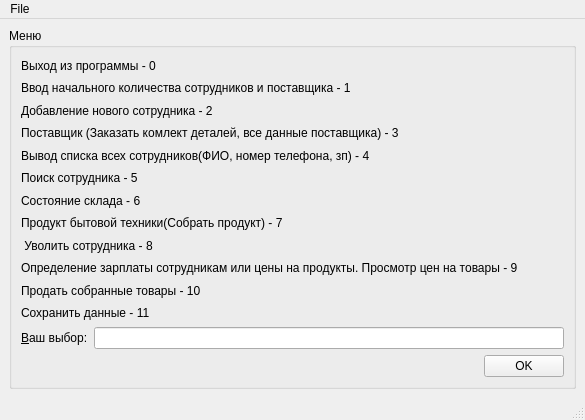
<?xml version="1.0" encoding="UTF-8"?>
<ui version="4.0">
 <class>MainWindow</class>
 <widget class="QMainWindow" name="MainWindow">
  <property name="geometry">
   <rect>
    <x>0</x>
    <y>0</y>
    <width>585</width>
    <height>420</height>
   </rect>
  </property>
  <property name="minimumSize">
   <size>
    <width>585</width>
    <height>420</height>
   </size>
  </property>
  <property name="maximumSize">
   <size>
    <width>16777215</width>
    <height>16777215</height>
   </size>
  </property>
  <property name="windowTitle">
   <string>MainWindow</string>
  </property>
  <widget class="QWidget" name="centralwidget">
   <layout class="QGridLayout" name="gridLayout_15">
    <item row="0" column="0">
     <widget class="QGroupBox" name="Menu">
      <property name="title">
       <string>Меню</string>
      </property>
      <layout class="QGridLayout" name="gridLayout_2">
       <item row="0" column="0">
        <layout class="QVBoxLayout" name="verticalLayout">
         <item>
          <layout class="QVBoxLayout" name="verticalLayout_2">
           <item>
            <widget class="QLabel" name="label">
             <property name="text">
              <string>Выход из программы - 0</string>
             </property>
            </widget>
           </item>
           <item>
            <widget class="QLabel" name="label_2">
             <property name="text">
              <string>Ввод начального количества сотрудников и поставщика - 1</string>
             </property>
            </widget>
           </item>
           <item>
            <widget class="QLabel" name="label_3">
             <property name="text">
              <string>Добавление нового сотрудника - 2</string>
             </property>
            </widget>
           </item>
           <item>
            <widget class="QLabel" name="label_4">
             <property name="text">
              <string>Поставщик (Заказать комлект деталей, все данные поставщика) - 3</string>
             </property>
            </widget>
           </item>
           <item>
            <widget class="QLabel" name="label_5">
             <property name="text">
              <string>Вывод списка всех сотрудников(ФИО, номер телефона, зп) - 4</string>
             </property>
            </widget>
           </item>
           <item>
            <widget class="QLabel" name="label_6">
             <property name="text">
              <string>Поиск сотрудника - 5</string>
             </property>
            </widget>
           </item>
           <item>
            <widget class="QLabel" name="label_7">
             <property name="text">
              <string>Состояние склада - 6</string>
             </property>
            </widget>
           </item>
           <item>
            <widget class="QLabel" name="label_8">
             <property name="text">
              <string>Продукт бытовой техники(Cобрать продукт) - 7</string>
             </property>
            </widget>
           </item>
           <item>
            <widget class="QLabel" name="label_9">
             <property name="text">
              <string> Уволить сотрудника - 8</string>
             </property>
            </widget>
           </item>
           <item>
            <widget class="QLabel" name="label_10">
             <property name="text">
              <string>Определение зарплаты сотрудникам или цены на продукты. Просмотр цен на товары - 9</string>
             </property>
            </widget>
           </item>
           <item>
            <widget class="QLabel" name="label_11">
             <property name="text">
              <string>Продать собранные товары - 10</string>
             </property>
            </widget>
           </item>
           <item>
            <widget class="QLabel" name="label_13">
             <property name="text">
              <string>Сохранить данные - 11</string>
             </property>
            </widget>
           </item>
          </layout>
         </item>
         <item>
          <layout class="QHBoxLayout" name="horizontalLayout">
           <item>
            <widget class="QLabel" name="state_menu_label">
             <property name="text">
              <string>&amp;Ваш выбор:</string>
             </property>
             <property name="buddy">
              <cstring>state_menu</cstring>
             </property>
            </widget>
           </item>
           <item>
            <widget class="QLineEdit" name="state_menu"/>
           </item>
          </layout>
         </item>
         <item>
          <layout class="QHBoxLayout" name="horizontalLayout_2">
           <item>
            <spacer name="horizontalSpacer">
             <property name="orientation">
              <enum>Qt::Horizontal</enum>
             </property>
             <property name="sizeHint" stdset="0">
              <size>
               <width>40</width>
               <height>20</height>
              </size>
             </property>
            </spacer>
           </item>
           <item>
            <widget class="QPushButton" name="option">
             <property name="text">
              <string>OK</string>
             </property>
            </widget>
           </item>
          </layout>
         </item>
        </layout>
       </item>
      </layout>
     </widget>
    </item>
   </layout>
  </widget>
  <widget class="QMenuBar" name="menubar">
   <property name="geometry">
    <rect>
     <x>0</x>
     <y>0</y>
     <width>585</width>
     <height>25</height>
    </rect>
   </property>
   <widget class="QMenu" name="menu">
    <property name="title">
     <string>File</string>
    </property>
    <addaction name="separator"/>
    <addaction name="actionQuit"/>
   </widget>
   <addaction name="menu"/>
  </widget>
  <widget class="QStatusBar" name="statusbar"/>
  <action name="actiondark">
   <property name="text">
    <string>dark</string>
   </property>
  </action>
  <action name="actionQuit">
   <property name="text">
    <string>Quit</string>
   </property>
  </action>
 </widget>
 <resources/>
 <connections/>
</ui>
